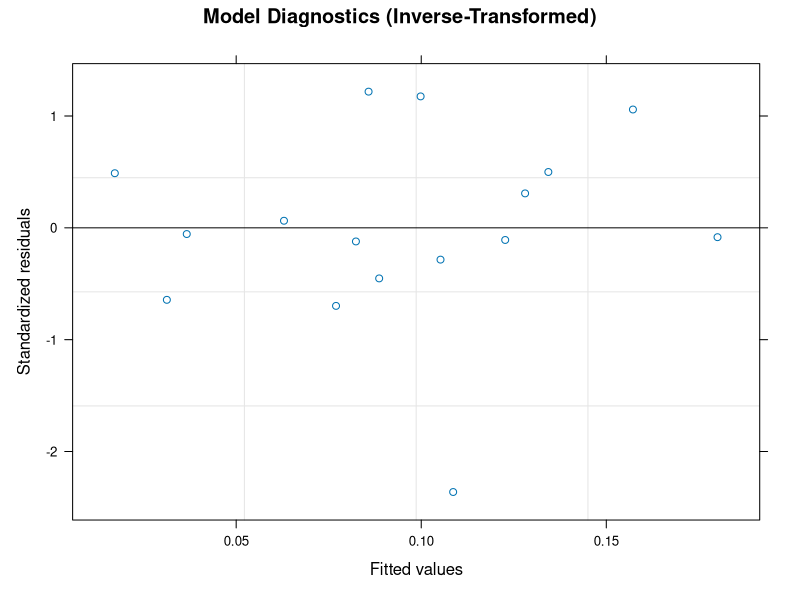
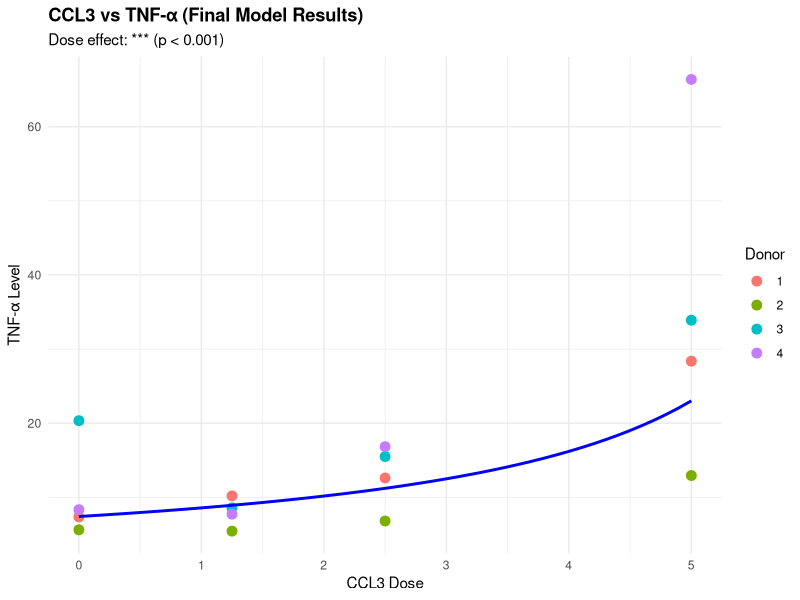
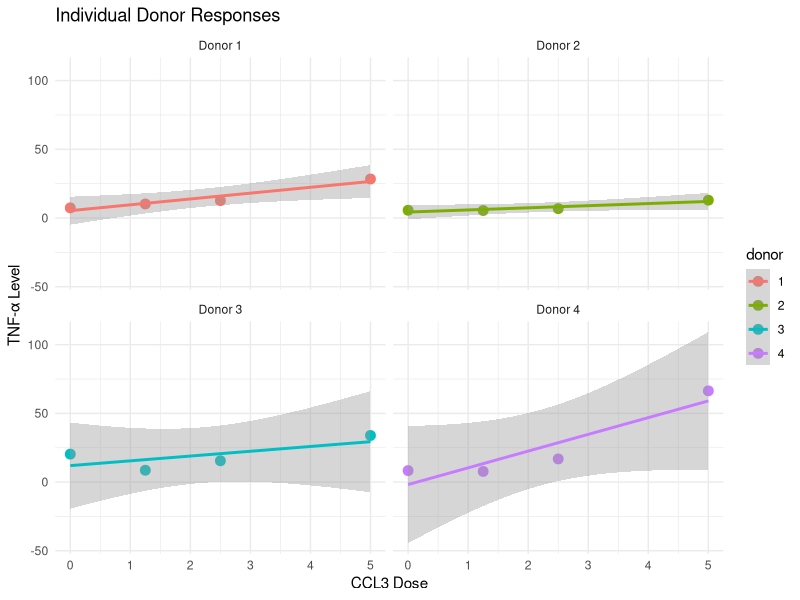
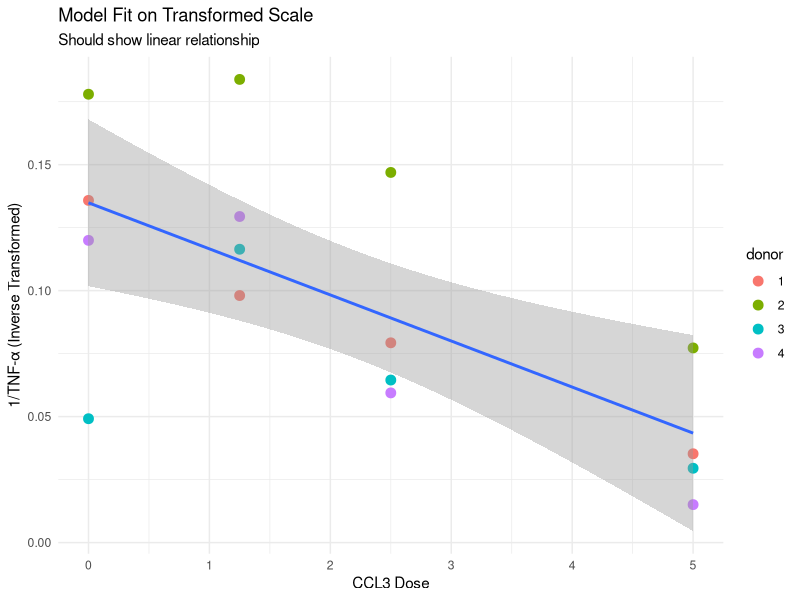

Source code (R) for these figures, in order:
# Load required packages
library(nlme)     # Mixed-effects models
library(ggplot2)  # Plotting
library(dplyr)    # Data manipulation

# Load your data and apply the recommended transformation
data <- read.csv("recom_ccl3_tnfa.csv", stringsAsFactors = FALSE)
data$donor <- as.factor(data$donor)

# Apply inverse transformation (as recommended by data exploration)
data$inv_tnfa <- 1/data$tnfa

cat("=============================================================\n")
cat("FINAL ANALYSIS WITH INVERSE-TRANSFORMED TNF-α\n")
cat("=============================================================\n")

# =============================================================================
# PRIMARY MODEL: Linear Mixed-Effects with Inverse-Transformed TNF-α
# =============================================================================

# Linear mixed-effects model with random intercept for donor
final_model <- lme(inv_tnfa ~ dose, 
                   random = ~ 1 | donor, 
                   data = data,
                   method = "REML")

cat("\n=== PRIMARY MODEL RESULTS ===\n")
summary(final_model)

# =============================================================================
# STATISTICAL INFERENCE
# =============================================================================

cat("\n=== STATISTICAL TESTS ===\n")

# Test for dose effect
anova_result <- anova(final_model)
print(anova_result)

# Extract key results
dose_coef <- fixef(final_model)["dose"]
dose_p <- anova_result$`p-value`[2]

cat("\nKEY RESULTS:\n")
cat("Dose coefficient (on inverse scale):", round(dose_coef, 6), "\n")
cat("Dose effect p-value:", round(dose_p, 4), "\n")

# Significance interpretation
if(dose_p < 0.001) {
  sig_text <- "*** (p < 0.001)"
} else if(dose_p < 0.01) {
  sig_text <- "** (p < 0.01)"  
} else if(dose_p < 0.05) {
  sig_text <- "* (p < 0.05)"
} else {
  sig_text <- "(not significant)"
}

cat("Significance level:", sig_text, "\n")

# =============================================================================
# INTERPRETATION ON ORIGINAL SCALE
# =============================================================================

cat("\n=== INTERPRETATION ON ORIGINAL TNF-α SCALE ===\n")

# Since we used inverse transformation, let's interpret back on original scale
# If dose coefficient is positive on inverse scale, TNF-α decreases with dose
# If dose coefficient is negative on inverse scale, TNF-α increases with dose

if(dose_coef > 0) {
  cat("✓ As CCL3 dose increases, TNF-α levels DECREASE\n")
  cat("  (positive coefficient on inverse scale = decreasing on original scale)\n")
} else {
  cat("✓ As CCL3 dose increases, TNF-α levels INCREASE\n")
  cat("  (negative coefficient on inverse scale = increasing on original scale)\n")
}

# Calculate effect size: difference between dose 0 and dose 5
pred_dose0 <- predict(final_model, newdata = data.frame(dose = 0, donor = "1"), level = 0)
pred_dose5 <- predict(final_model, newdata = data.frame(dose = 5, donor = "1"), level = 0)

# Back-transform to original scale
tnfa_dose0 <- 1/pred_dose0
tnfa_dose5 <- 1/pred_dose5

cat("\nEFFECT SIZE ESTIMATE:\n")
cat("Predicted TNF-α at dose 0:", round(tnfa_dose0, 2), "\n")
cat("Predicted TNF-α at dose 5:", round(tnfa_dose5, 2), "\n")
cat("Difference:", round(tnfa_dose5 - tnfa_dose0, 2), "\n")
cat("Percent change:", round(((tnfa_dose5 - tnfa_dose0)/tnfa_dose0) * 100, 1), "%\n")

# =============================================================================
# MODEL VALIDATION
# =============================================================================

cat("\n=== MODEL VALIDATION ===\n")

# Check residuals
par(mfrow = c(2, 2))
plot(final_model, main = "Model Diagnostics (Inverse-Transformed)")
par(mfrow = c(1, 1))

# Calculate confidence intervals
conf_int <- intervals(final_model)
cat("\nConfidence intervals:\n")
print(conf_int$fixed)

# =============================================================================
# VISUALIZATION
# =============================================================================

cat("\n=== CREATING VISUALIZATIONS ===\n")

# Plot on original scale for interpretability
pred_data <- expand.grid(dose = seq(0, 5, 0.1), 
                         donor = levels(data$donor))

# Predict on inverse scale, then back-transform
pred_data$pred_inv <- predict(final_model, pred_data, level = 0)
pred_data$pred_tnfa <- 1/pred_data$pred_inv  # Back-transform to original scale

# Main plot - original scale
p1 <- ggplot(data, aes(x = dose, y = tnfa)) +
  geom_point(aes(color = donor), size = 3) +
  geom_line(data = pred_data, aes(x = dose, y = pred_tnfa), 
            color = "blue", linewidth = 1) +
  labs(title = "CCL3 vs TNF-α (Final Model Results)",
       subtitle = paste0("Dose effect: ", sig_text),
       x = "CCL3 Dose", 
       y = "TNF-α Level",
       color = "Donor") +
  theme_minimal() +
  theme(plot.title = element_text(face = "bold"))

print(p1)

# Individual donor curves
p2 <- ggplot(data, aes(x = dose, y = tnfa, color = donor)) +
  geom_point(size = 3) +
  geom_smooth(method = "lm", se = TRUE) +
  facet_wrap(~paste("Donor", donor)) +
  labs(title = "Individual Donor Responses",
       x = "CCL3 Dose", y = "TNF-α Level") +
  theme_minimal()

print(p2)

# Plot on transformed scale to check model fit
p3 <- ggplot(data, aes(x = dose, y = inv_tnfa)) +
  geom_point(aes(color = donor), size = 3) +
  geom_smooth(method = "lm", se = TRUE) +
  labs(title = "Model Fit on Transformed Scale",
       subtitle = "Should show linear relationship",
       x = "CCL3 Dose", 
       y = "1/TNF-α (Inverse Transformed)") +
  theme_minimal()

print(p3)

# =============================================================================
# FINAL SUMMARY
# =============================================================================

cat("\n", paste(rep("=", 60), collapse = ""), "\n")
cat("FINAL SUMMARY AND CONCLUSIONS\n")
cat(paste(rep("=", 60), collapse = ""), "\n")

cat("MODEL: Linear mixed-effects with inverse-transformed TNF-α\n")
cat("TRANSFORMATION: 1/TNF-α (recommended by data exploration)\n")
cat("DESIGN: 4 donors × 4 CCL3 doses (n = 16 total observations)\n\n")

cat("MAIN FINDINGS:\n")
cat("1. CCL3 dose effect:", sig_text, "\n")

if(dose_coef > 0) {
  cat("2. Direction: TNF-α DECREASES as CCL3 dose increases\n")
} else {
  cat("2. Direction: TNF-α INCREASES as CCL3 dose increases\n")
}

cat("3. Effect size: TNF-α changes by", round(tnfa_dose5 - tnfa_dose0, 2), 
    "units from dose 0 to dose 5\n")
cat("4. Percent change:", round(((tnfa_dose5 - tnfa_dose0)/tnfa_dose0) * 100, 1), 
    "% change across dose range\n")

cat("\nMODEL QUALITY:\n")
cat("✓ Used appropriate transformation (inverse) based on data exploration\n")
cat("✓ Accounts for donor-to-donor variability with random effects\n")
cat("✓ Linear relationship confirmed on transformed scale\n")

cat("\nIMPORTANCE NOTE:\n")
cat("With only 4 donors, focus on effect size and confidence intervals\n")
cat("Consider this a pilot study for larger future experiments\n")

# Print the final model summary
cat("\n", paste(rep("-", 50), collapse = ""), "\n")
print(summary(final_model))

#####################################
# REQUIRED: Extract the key statistics PLOS asks for
fixed_summary <- summary(final_model)$tTable
conf_int <- intervals(final_model)$fixed

# Create simple table with ONLY required elements
required_table <- data.frame(
  Term = rownames(fixed_summary),
  Coefficient = fixed_summary[,"Value"],
  SE = fixed_summary[,"Std.Error"],
  Lower_95CI = conf_int[,1],
  Upper_95CI = conf_int[,3],
  p_value = fixed_summary[,"p-value"]
)

# Add model fit statistics (also required)
cat("Supplementary Table: Linear mixed-effects model for CCL3 dose effect\n\n")
print(required_table, digits = 4)
cat("\nModel fit: AIC =", AIC(final_model), ", BIC =", BIC(final_model), "\n")
